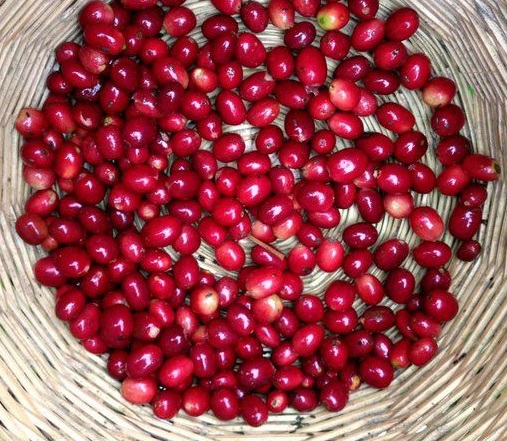
#> input picture Probar proyecto/maduro/b.jpg, 507 x 441 px; its folder holds 4 pictures in this run
$ python pr2.py   (Python 2 division)
#> lines starting #> are read from the running program, lines starting #| are printed output that depends on the picture; after the words box and inside, x2 and y2 are one past the last pixel; in counts of white or black regions, pixels touching at a corner belong together; long printed decimals are rounded
from __future__ import division
import cv2
import numpy as np
from math import cos, sin
from os import listdir


green = (0, 255)
def show(image):
    imagen = cv2.resize(image, (50, 20))
    cv2.imshow('cereza', imagen)
    cv2.waitKey(0)

def recorrer_directorio(carpeta_entrada, lista_imagenes, carpeta_salida):
#> called with carpeta_entrada = 'maduro', carpeta_salida = 'madurorecorte'
    for nombre_imagen in lista_imagenes:
        imagen = cv2.imread(carpeta_entrada + "/" +nombre_imagen)
#> imagen is the input picture: shape (441, 507, 3); mean B, G, R 81.6, 74.1, 154.3
        encontrar = encontrar_cafe(imagen)
        cv2.imwrite(carpeta_salida + "/" + nombre_imagen, encontrar)

def encontar_contorno(image):
    image = image.copy()
    img, contours, hierarchy =\
        cv2.findContours(image, cv2.RETR_LIST, cv2.CHAIN_APPROX_SIMPLE)
    contour_sizes = \
        [(cv2.contourArea(contour), contour) for contour in contours]
    biggest_contour = max(contour_sizes, key=lambda x: x[0])[1]

    mask = np.zeros(image.shape, np.uint8)
    cv2.drawContours(mask, [biggest_contour], -1, 255, -1)
    #devuelve el mayo contorno y la mascara
    return biggest_contour, mask


# [8 lines of commented-out code are left out]


def circle_contour(image, contour):
    imagenConElipse = image.copy()
    ellipse = cv2.fitEllipse(contour)
    print ellipse
    factor_red = 0.7
    sx = int((ellipse[1][0]*factor_red)/2)
    sy = int((ellipse[1][1]*factor_red)/2)
    x = int(ellipse[0][0]) - sy
    y = int(ellipse[0][1]) - sx
    imagenConElipse = imagenConElipse[y:(y + sx*2), x:(x + sy*2)]
    return imagenConElipse

def encontrar_cafe(imagen):
    im2 = imagen.copy()
    im3 = imagen.copy()
    im2 = cv2.cvtColor(im2, cv2.COLOR_BGR2HSV)
#> im2: shape (441, 507, 3); mean H, S, V 107.9, 158.5, 154.4
    max_dimension = max(im2.shape)
#> max_dimension = 507
    scale = 700/max_dimension
#> scale = 1.38
    im2 = cv2.resize(im2, None, fx=scale, fy=scale)
#> im2: shape (609, 700, 3); mean H, S, V 107.8, 158.4, 154.3
    im3 = cv2.resize(im3, None, fx=scale, fy=scale)
    image_blur = cv2.GaussianBlur(im2, (7, 7), 0)
#> image_blur: shape (609, 700, 3); mean H, S, V 107.8, 158.4, 154.3

    #asignar mascaras verdes
    verde_bajos = np.array([49,50,50])
    verde_altos = np.array([80, 255, 255])
    mask3 = cv2.inRange(image_blur, verde_bajos, verde_altos)
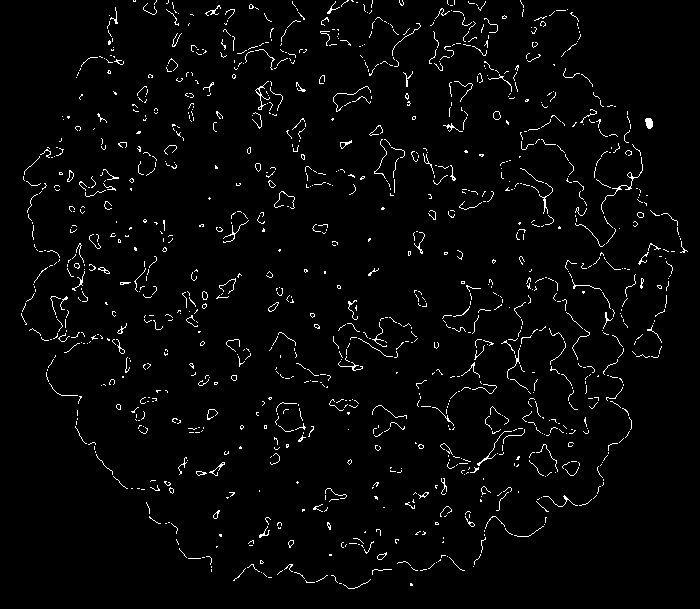
#> mask3: shape (609, 700); 2.7% white in thin lines or dots

    #asignar mascaras rojo
    min_red = np.array([0, 100, 80])
    max_red = np.array([10, 256, 256])
    mask1 = cv2.inRange(image_blur, min_red, max_red)
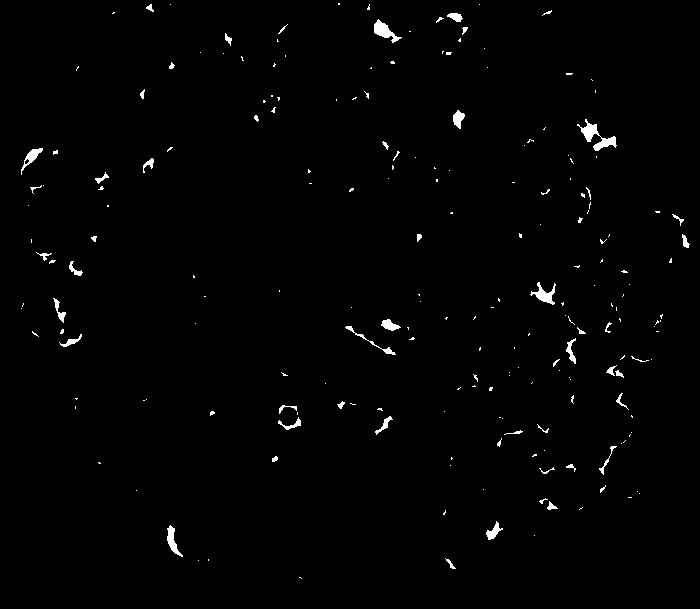
#> mask1: shape (609, 700); 1.1% white; 208 white regions (157 under 20 px), largest, box (x1, y1, x2, y2) and area: (577, 119, 617, 151) 402, (374, 19, 402, 43) 268, (530, 282, 556, 305) 235
    min_red2 = np.array([170, 100, 80])
    max_red2 = np.array([180, 256, 256])
    mask2 = cv2.inRange(image_blur, min_red2, max_red2)
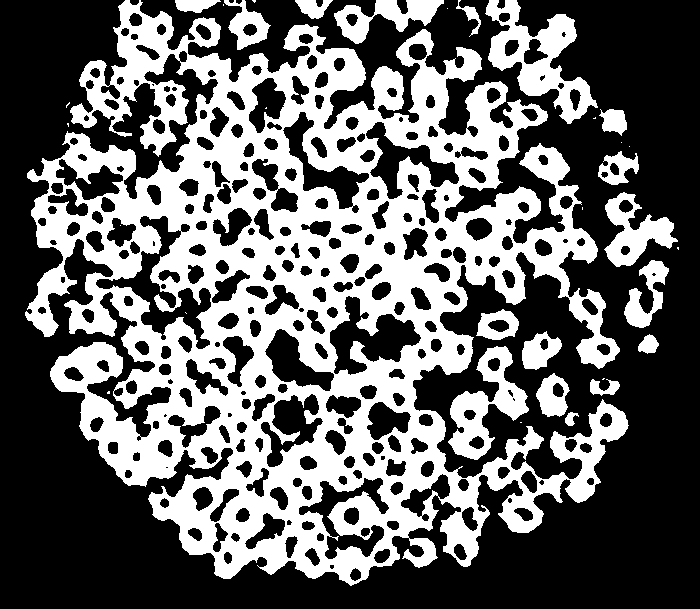
#> mask2: shape (609, 700); 39.6% white; 34 white regions (16 under 20 px), largest, box (x1, y1, x2, y2) and area: (25, 0, 629, 586) 147172, (485, 0, 598, 124) 5179, (448, 346, 529, 460) 3642
    mask = mask1 + mask2 + mask3

    kernel = cv2.getStructuringElement(cv2.MORPH_ELLIPSE, (15, 15))
    mask_closed = cv2.morphologyEx(mask, cv2.MORPH_CLOSE, kernel)
#> mask_closed: shape (609, 700); 68.7% white; 30 black regions, largest, box (x1, y1, x2, y2) and area: (0, 0, 700, 609) 118733, (542, 120, 607, 202) 2021, (519, 300, 578, 340) 1403
    mask_clean = cv2.morphologyEx(mask_closed, cv2.MORPH_OPEN, kernel)
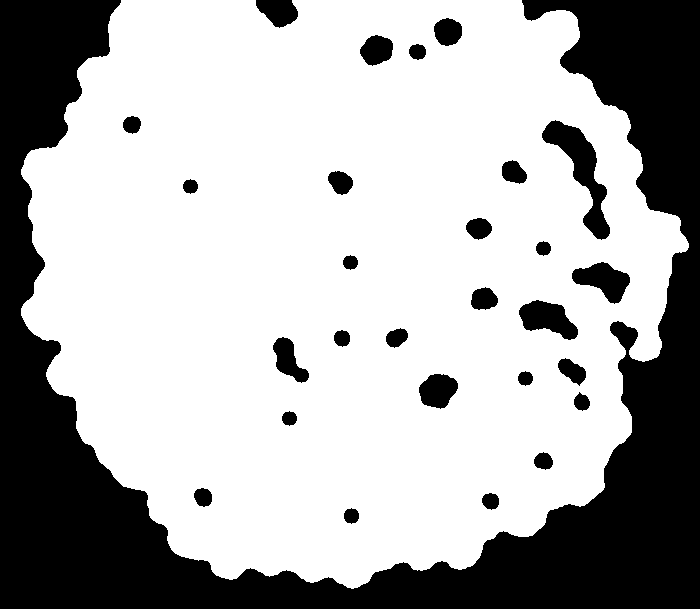
#> mask_clean: shape (609, 700); 68.5% white; 28 black regions

    big_strawberry_contour, mask_strawberries = encontar_contorno(mask_clean)
#> in encontar_contorno, `img, contours, hierarchy =\ cv2.findContours(image, cv2.RETR_LIST, cv2..`: contours = 27 contours; largest, box (x1, y1, x2, y2) and area: (21, 0, 689, 589) 304746, (541, 119, 611, 241) 2821, (518, 299, 579, 341) 1490, (571, 261, 631, 305) 1410, (418, 373, 459, 410) 1045
#> in encontar_contorno, `contour_sizes = \ [(cv2.contourArea(contour), contour) for contour in ..`: contour_sizes = 27 items
#> in encontar_contorno, `biggest_contour = max(contour_sizes, key=lambda x: x[0])[1]`: biggest_contour = contour of 941 points, box (x1, y1, x2, y2) (21, 0, 689, 589), area 304746
#> in encontar_contorno, `cv2.drawContours(mask, [biggest_contour], -1, 255, -1)`:
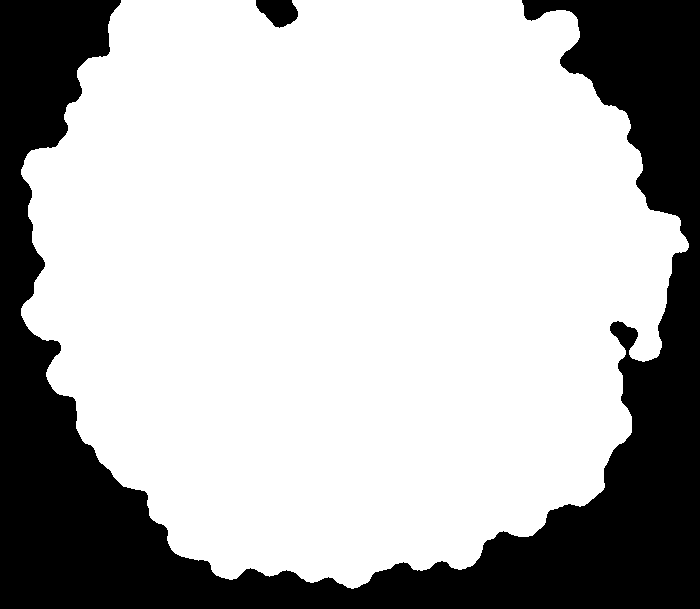
#> mask: shape (609, 700); 71.8% white; 2 black regions, box (x1, y1, x2, y2) and area: (0, 0, 700, 609) 119595, (256, 0, 298, 28) 824
#> big_strawberry_contour has the same summary as biggest_contour in encontar_contorno

    circled = circle_contour(im3, big_strawberry_contour)
#> in circle_contour, `ellipse = cv2.fitEllipse(contour)`: ellipse = ((344.1, 272), (620.8, 637.6), 97.6)
#| ((344.096, 272.035), (620.758, 637.564), 97.600)
#> in circle_contour, `sx = int((ellipse[1][0]*factor_red)/2)`: sx = 217
#> in circle_contour, `sy = int((ellipse[1][1]*factor_red)/2)`: sy = 223
#> in circle_contour, `x = int(ellipse[0][0]) - sy`: x = 121
#> in circle_contour, `y = int(ellipse[0][1]) - sx`: y = 55
#> in circle_contour, `imagenConElipse = imagenConElipse[y:(y + sx*2), x:(x + sy*2)]`:
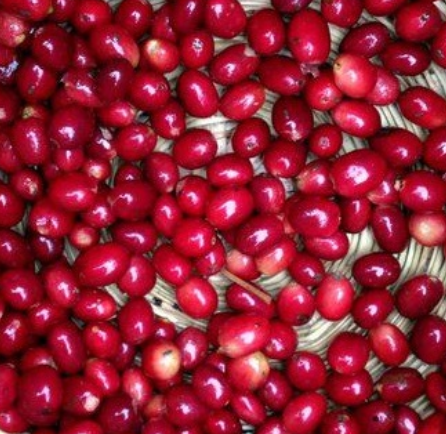
#> imagenConElipse: shape (434, 446, 3); mean B, G, R 52.2, 34, 145.5
    circled= cv2.resize(circled,(100,50))
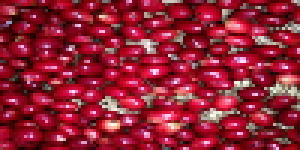
#> circled: shape (50, 100, 3) (shown 3 times larger); mean B, G, R 52.1, 33.9, 145.4
#> pass 2 of the loop in recorrer_directorio, `for nombre_imagen in lista_imagenes:`:
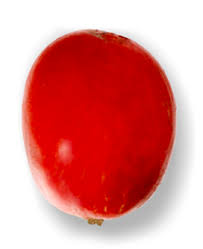
#> input picture Probar proyecto/maduro/c1.jpg, 203 x 249 px
#> in recorrer_directorio, imagen is the input picture: shape (249, 203, 3); mean B, G, R 137.3, 138.9, 223.1
#> im3: shape (700, 571, 3)
#> image_blur: shape (700, 571, 3); mean H, S, V 5.7, 111.3, 223.2
#> in encontrar_cafe (call 2), `mask3 = cv2.inRange(image_blur, verde_bajos, verde_altos)`:
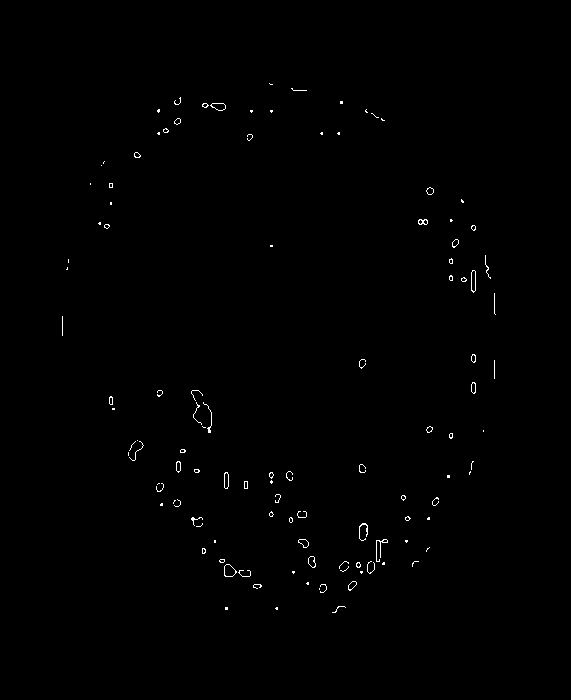
#> mask3: shape (700, 571); 0.44% white in thin lines or dots, all inside (x1, y1, x2, y2) = (62, 83, 496, 613)
#> mask1: shape (700, 571); 42.9% white; 1 white region, box (x1, y1, x2, y2) and area: (64, 85, 493, 618) 171285
#> mask2: shape (700, 571); 0.03% white; 4 white regions (3 under 20 px), largest, box (x1, y1, x2, y2) and area: (197, 408, 208, 425) 108
#> mask_closed: shape (700, 571); 45% white; 1 white region, box (x1, y1, x2, y2) and area: (62, 83, 496, 618) 179792
#> mask_clean: shape (700, 571); 45% white; 1 white region
#> contours = 1 contour; box (x1, y1, x2, y2) and area: (62, 84, 495, 617) 178989
#> big_strawberry_contour = contour of 656 points, box (x1, y1, x2, y2) (62, 84, 495, 617), area 178989
#| ((278.824, 343.775), (428.504, 532.526), 171.968)
#> imagenConElipse: shape (298, 372, 3)
#> in encontrar_cafe (call 2), `circled= cv2.resize(circled,(100,50))`:
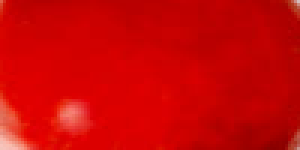
#> circled: shape (50, 100, 3) (shown 3 times larger); mean B, G, R 4.4, 5.5, 202.7
#> pass 3 of the loop in recorrer_directorio, `for nombre_imagen in lista_imagenes:`:
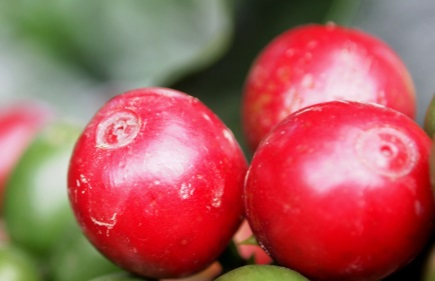
#> input picture Probar proyecto/maduro/c10.jpg, 435 x 281 px
#> in recorrer_directorio, imagen is the input picture: shape (281, 435, 3); mean B, G, R 90.6, 92.6, 170.6
#> im3: shape (452, 700, 3)
#> image_blur: shape (452, 700, 3); mean H, S, V 107.4, 137, 177.6
#> in encontrar_cafe (call 3), `mask3 = cv2.inRange(image_blur, verde_bajos, verde_altos)`:
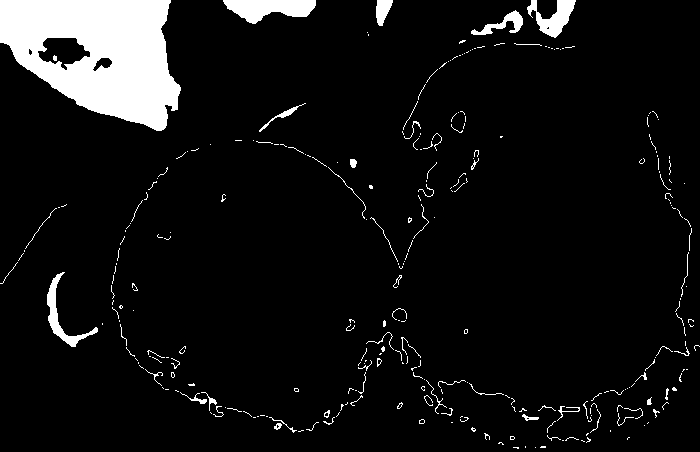
#> mask3: shape (452, 700); 7.3% white; 294 white regions (234 under 20 px), largest, box (x1, y1, x2, y2) and area: (0, 0, 181, 131) 15653, (223, 0, 316, 24) 1415, (527, 0, 576, 38) 863
#> mask1: shape (452, 700); 5.7% white; 39 white regions (19 under 20 px), largest, box (x1, y1, x2, y2) and area: (389, 70, 435, 252) 3499, (110, 310, 308, 443) 3084, (441, 383, 559, 442) 3072
#> mask2: shape (452, 700); 34.9% white; 11 white regions (4 under 20 px), largest, box (x1, y1, x2, y2) and area: (114, 46, 688, 428) 107238, (0, 178, 59, 226) 1746, (551, 414, 589, 437) 535
#> mask_closed: shape (452, 700); 55.4% white; 14 black regions, largest, box (x1, y1, x2, y2) and area: (0, 0, 531, 452) 90213, (558, 0, 700, 224) 14622, (494, 206, 625, 306) 8452
#> mask_clean: shape (452, 700); 54.7% white; 10 black regions
#> contours = 11 contours; largest, box (x1, y1, x2, y2) and area: (108, 0, 700, 452) 177084, (0, 0, 180, 131) 16577, (493, 205, 626, 307) 8659, (175, 193, 321, 299) 8065, (475, 81, 608, 175) 7274
#> big_strawberry_contour = contour of 840 points, box (x1, y1, x2, y2) (108, 0, 700, 452), area 177084
#| ((444.321, 254.322), (399.846, 647.163), 78.549)
#> imagenConElipse: shape (278, 452, 3)
#> in encontrar_cafe (call 3), `circled= cv2.resize(circled,(100,50))`:
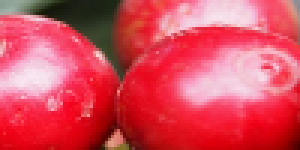
#> circled: shape (50, 100, 3) (shown 3 times larger); mean B, G, R 92.8, 76, 216.2
#> the loop made 4 passes; the first 3 are shown
    return circled


recorrer_directorio("maduro", listdir("maduro"), "madurorecorte")
#> (the run stopped early here; a loop or call above may not have finished)
